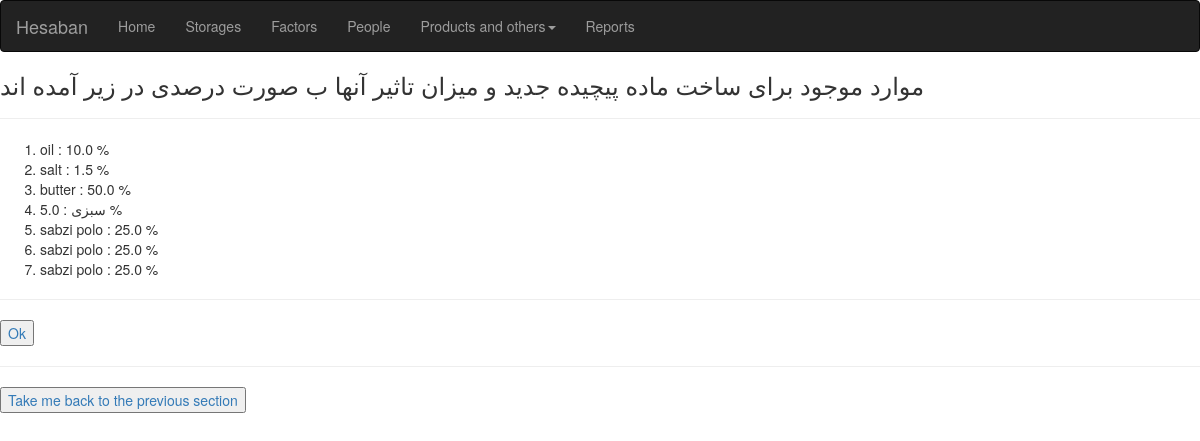
Page /check/ on the earlier database version.
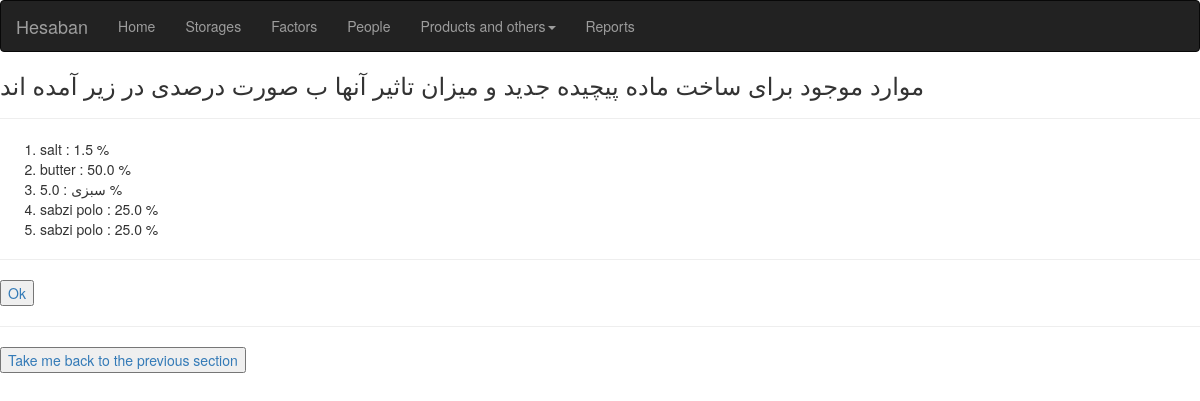
Same page on the later database version.
### product/models.py (models this page shows, shortened)
class cart(models.Model):
    element = models.ForeignKey(material, on_delete=models.CASCADE)
    impact = models.FloatField(default=0)

class material(models.Model):
    name = models.CharField(max_length=50)
    current_value_instorage = models.FloatField(default=0)
    current_price = models.FloatField(default=0)
    total_value = models.FloatField(default=0)
    def __str__(self):
        return self.name

### product/views.py (the view)
# urls.py: path("check/",views.checkcart,name="check-cart"),
def checkcart(request):
    content = cart.objects.all()
    return render(request,"product/check.html",{"content":content})

### product/templates/product/check.html (shortened to what this page needs)
{% extends 'base.html' %}
{% block body %}
<h3>موارد موجود برای ساخت ماده پیچیده جدید و میزان تاثیر آنها ب صورت درصدی در زیر آمده اند</h3>
    <hr>
    <ol>
        {% for item in content  %}
        <li>{{item.element}} : {{item.impact}} % </li>
        {% endfor %}
    </ol>
    <hr>
    <button>
        <a href="http://127.0.0.1:8000/product/create"> Ok
    </button>
    <hr>
    <button>
        <a href="http://127.0.0.1:8000/product/addtocart"> Take me back to the previous section
    </button>
{% endblock body %}

Differences in the rows shown:
removed cart: element "oil", impact "10.0"
removed cart: element "sabzi polo", impact "25.0"
